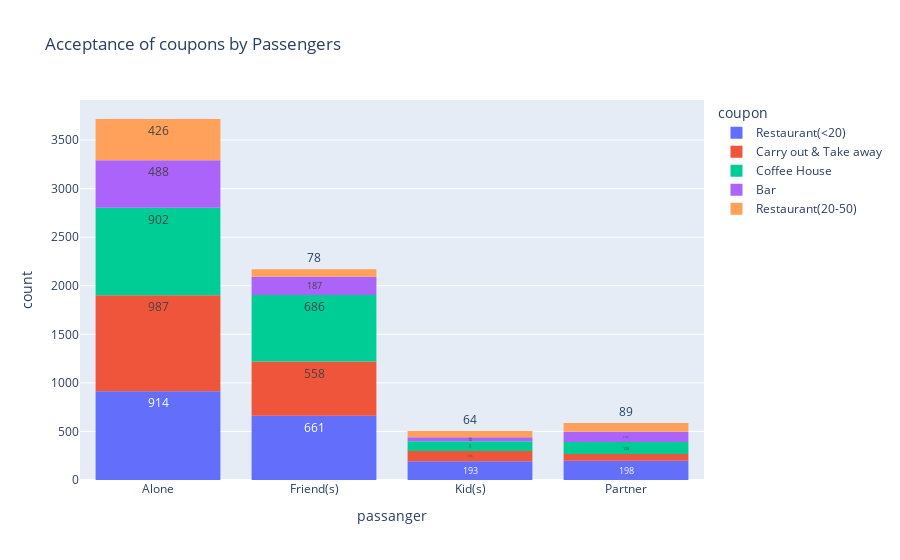

The notebook cell saved with this chart:
### Code cell
data_accepted = data[data['Y']==1]
pxx.histogram(data_accepted, x='passanger', color='coupon', text_auto=True, title='Acceptance of coupons by Passengers')

### Figure 1 — Plotly figure (JSON) as saved in the notebook; plotly's stock layout.template omitted (floating-point values rounded to 4 significant figures; data arrays with more than 128 entries replaced by an {"elided": "..."} marker saying what was removed)
{"data": [{"alignmentgroup": "True", "bingroup": "x", "hovertemplate": "coupon=Restaurant(<20)<br>passanger=%{x}<br>count=%{y}<extra></extra>", "legendgroup": "Restaurant(<20)", "marker": {"color": "#636efa", "pattern": {"shape": ""}}, "name": "Restaurant(<20)", "offsetgroup": "Restaurant(<20)", "orientation": "v", "showlegend": true, "texttemplate": "%{value}", "type": "histogram", "x": {"elided": "1966 str values"}, "xaxis": "x", "yaxis": "y"}, {"alignmentgroup": "True", "bingroup": "x", "hovertemplate": "coupon=Carry out & Take away<br>passanger=%{x}<br>count=%{y}<extra></extra>", "legendgroup": "Carry out & Take away", "marker": {"color": "#EF553B", "pattern": {"shape": ""}}, "name": "Carry out & Take away", "offsetgroup": "Carry out & Take away", "orientation": "v", "showlegend": true, "texttemplate": "%{value}", "type": "histogram", "x": {"elided": "1720 str values"}, "xaxis": "x", "yaxis": "y"}, {"alignmentgroup": "True", "bingroup": "x", "hovertemplate": "coupon=Coffee House<br>passanger=%{x}<br>count=%{y}<extra></extra>", "legendgroup": "Coffee House", "marker": {"color": "#00cc96", "pattern": {"shape": ""}}, "name": "Coffee House", "offsetgroup": "Coffee House", "orientation": "v", "showlegend": true, "texttemplate": "%{value}", "type": "histogram", "x": {"elided": "1812 str values"}, "xaxis": "x", "yaxis": "y"}, {"alignmentgroup": "True", "bingroup": "x", "hovertemplate": "coupon=Bar<br>passanger=%{x}<br>count=%{y}<extra></extra>", "legendgroup": "Bar", "marker": {"color": "#ab63fa", "pattern": {"shape": ""}}, "name": "Bar", "offsetgroup": "Bar", "orientation": "v", "showlegend": true, "texttemplate": "%{value}", "type": "histogram", "x": {"elided": "824 str values"}, "xaxis": "x", "yaxis": "y"}, {"alignmentgroup": "True", "bingroup": "x", "hovertemplate": "coupon=Restaurant(20-50)<br>passanger=%{x}<br>count=%{y}<extra></extra>", "legendgroup": "Restaurant(20-50)", "marker": {"color": "#FFA15A", "pattern": {"shape": ""}}, "name": "Restaurant(20-50)", "offsetgroup": "Restaurant(20-50)", "orientation": "v", "showlegend": true, "texttemplate": "%{value}", "type": "histogram", "x": {"elided": "657 str values"}, "xaxis": "x", "yaxis": "y"}], "layout": {"barmode": "relative", "legend": {"title": {"text": "coupon"}, "tracegroupgap": 0}, "title": {"text": "Acceptance of coupons by Passengers"}, "xaxis": {"anchor": "y", "domain": [0, 1], "title": {"text": "passanger"}}, "yaxis": {"anchor": "x", "domain": [0, 1], "title": {"text": "count"}}}}
